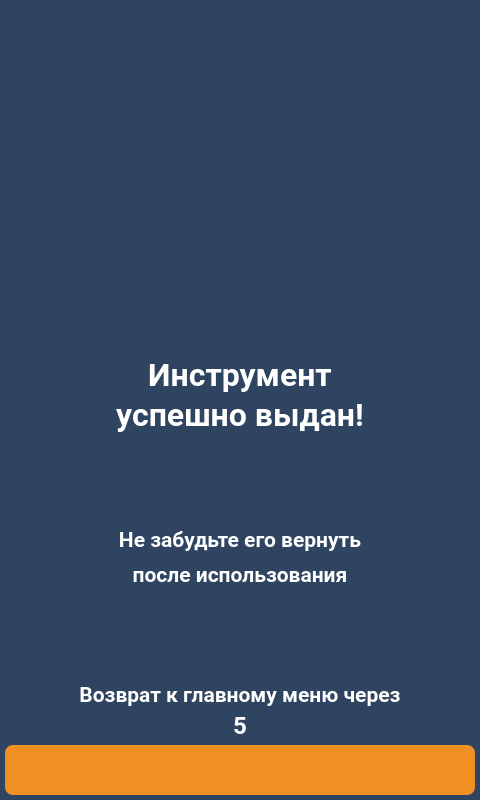
<?xml version="1.0" encoding="UTF-8"?>
<ui version="4.0">
 <class>screen_11_tool_issued</class>
 <widget class="QWidget" name="screen_11_tool_issued">
  <property name="geometry">
   <rect>
    <x>0</x>
    <y>0</y>
    <width>480</width>
    <height>800</height>
   </rect>
  </property>
  <property name="windowTitle">
   <string>screen_11_tool_issued</string>
  </property>
  <property name="styleSheet">
   <string notr="true">QWidget{
	background-color: #2e4461;
}
QLabel {
	background: none;
	color: #FFFFFF;
	border-width: 0px;
	border-radius: 0px;
	font-family: &quot;Roboto&quot;, Sans-serif;
}
#background {
	color: #FFFFFF;
	background-color: #2e4461;
	border-width: 2px;
	border-style: groove;
	border-color: #ff9923;
	border-radius: 0px;
	font-family: &quot;Roboto&quot;, Sans-serif;
}
QPushButton {
	color: #FFFFFF;
	background-color: #f09022;
	border-width: 0px;
	border-style: outset;
	border-color: #EAA657;
	border-radius: 8px;
	font-weight: 600;
    font-size: 25px;
	font-family: &quot;Roboto&quot;, Sans-serif;
}</string>
  </property>
  <widget class="QLabel" name="lbl_info_1">
   <property name="geometry">
    <rect>
     <x>0</x>
     <y>350</y>
     <width>480</width>
     <height>50</height>
    </rect>
   </property>
   <property name="palette">
    <palette>
     <active>
      <colorrole role="WindowText">
       <brush brushstyle="SolidPattern">
        <color alpha="255">
         <red>255</red>
         <green>255</green>
         <blue>255</blue>
        </color>
       </brush>
      </colorrole>
      <colorrole role="Button">
       <brush brushstyle="SolidPattern">
        <color alpha="255">
         <red>26</red>
         <green>71</green>
         <blue>137</blue>
        </color>
       </brush>
      </colorrole>
      <colorrole role="Text">
       <brush brushstyle="SolidPattern">
        <color alpha="255">
         <red>255</red>
         <green>255</green>
         <blue>255</blue>
        </color>
       </brush>
      </colorrole>
      <colorrole role="ButtonText">
       <brush brushstyle="SolidPattern">
        <color alpha="255">
         <red>255</red>
         <green>255</green>
         <blue>255</blue>
        </color>
       </brush>
      </colorrole>
      <colorrole role="Base">
       <brush brushstyle="SolidPattern">
        <color alpha="255">
         <red>26</red>
         <green>71</green>
         <blue>137</blue>
        </color>
       </brush>
      </colorrole>
      <colorrole role="Window">
       <brush brushstyle="SolidPattern">
        <color alpha="255">
         <red>26</red>
         <green>71</green>
         <blue>137</blue>
        </color>
       </brush>
      </colorrole>
      <colorrole role="PlaceholderText">
       <brush brushstyle="NoBrush">
        <color alpha="128">
         <red>255</red>
         <green>255</green>
         <blue>255</blue>
        </color>
       </brush>
      </colorrole>
     </active>
     <inactive>
      <colorrole role="WindowText">
       <brush brushstyle="SolidPattern">
        <color alpha="255">
         <red>255</red>
         <green>255</green>
         <blue>255</blue>
        </color>
       </brush>
      </colorrole>
      <colorrole role="Button">
       <brush brushstyle="SolidPattern">
        <color alpha="255">
         <red>26</red>
         <green>71</green>
         <blue>137</blue>
        </color>
       </brush>
      </colorrole>
      <colorrole role="Text">
       <brush brushstyle="SolidPattern">
        <color alpha="255">
         <red>255</red>
         <green>255</green>
         <blue>255</blue>
        </color>
       </brush>
      </colorrole>
      <colorrole role="ButtonText">
       <brush brushstyle="SolidPattern">
        <color alpha="255">
         <red>255</red>
         <green>255</green>
         <blue>255</blue>
        </color>
       </brush>
      </colorrole>
      <colorrole role="Base">
       <brush brushstyle="SolidPattern">
        <color alpha="255">
         <red>26</red>
         <green>71</green>
         <blue>137</blue>
        </color>
       </brush>
      </colorrole>
      <colorrole role="Window">
       <brush brushstyle="SolidPattern">
        <color alpha="255">
         <red>26</red>
         <green>71</green>
         <blue>137</blue>
        </color>
       </brush>
      </colorrole>
      <colorrole role="PlaceholderText">
       <brush brushstyle="NoBrush">
        <color alpha="128">
         <red>255</red>
         <green>255</green>
         <blue>255</blue>
        </color>
       </brush>
      </colorrole>
     </inactive>
     <disabled>
      <colorrole role="WindowText">
       <brush brushstyle="SolidPattern">
        <color alpha="255">
         <red>255</red>
         <green>255</green>
         <blue>255</blue>
        </color>
       </brush>
      </colorrole>
      <colorrole role="Button">
       <brush brushstyle="SolidPattern">
        <color alpha="255">
         <red>26</red>
         <green>71</green>
         <blue>137</blue>
        </color>
       </brush>
      </colorrole>
      <colorrole role="Text">
       <brush brushstyle="SolidPattern">
        <color alpha="255">
         <red>255</red>
         <green>255</green>
         <blue>255</blue>
        </color>
       </brush>
      </colorrole>
      <colorrole role="ButtonText">
       <brush brushstyle="SolidPattern">
        <color alpha="255">
         <red>255</red>
         <green>255</green>
         <blue>255</blue>
        </color>
       </brush>
      </colorrole>
      <colorrole role="Base">
       <brush brushstyle="SolidPattern">
        <color alpha="255">
         <red>26</red>
         <green>71</green>
         <blue>137</blue>
        </color>
       </brush>
      </colorrole>
      <colorrole role="Window">
       <brush brushstyle="SolidPattern">
        <color alpha="255">
         <red>26</red>
         <green>71</green>
         <blue>137</blue>
        </color>
       </brush>
      </colorrole>
      <colorrole role="PlaceholderText">
       <brush brushstyle="NoBrush">
        <color alpha="128">
         <red>255</red>
         <green>255</green>
         <blue>255</blue>
        </color>
       </brush>
      </colorrole>
     </disabled>
    </palette>
   </property>
   <property name="font">
    <font>
     <family>Roboto</family>
     <pointsize>24</pointsize>
     <weight>75</weight>
     <bold>true</bold>
    </font>
   </property>
   <property name="text">
    <string>Инструмент</string>
   </property>
   <property name="alignment">
    <set>Qt::AlignCenter</set>
   </property>
  </widget>
  <widget class="QLabel" name="lbl_info_4">
   <property name="geometry">
    <rect>
     <x>0</x>
     <y>555</y>
     <width>480</width>
     <height>40</height>
    </rect>
   </property>
   <property name="palette">
    <palette>
     <active>
      <colorrole role="WindowText">
       <brush brushstyle="SolidPattern">
        <color alpha="255">
         <red>255</red>
         <green>255</green>
         <blue>255</blue>
        </color>
       </brush>
      </colorrole>
      <colorrole role="Button">
       <brush brushstyle="SolidPattern">
        <color alpha="255">
         <red>26</red>
         <green>71</green>
         <blue>137</blue>
        </color>
       </brush>
      </colorrole>
      <colorrole role="Text">
       <brush brushstyle="SolidPattern">
        <color alpha="255">
         <red>255</red>
         <green>255</green>
         <blue>255</blue>
        </color>
       </brush>
      </colorrole>
      <colorrole role="ButtonText">
       <brush brushstyle="SolidPattern">
        <color alpha="255">
         <red>255</red>
         <green>255</green>
         <blue>255</blue>
        </color>
       </brush>
      </colorrole>
      <colorrole role="Base">
       <brush brushstyle="SolidPattern">
        <color alpha="255">
         <red>26</red>
         <green>71</green>
         <blue>137</blue>
        </color>
       </brush>
      </colorrole>
      <colorrole role="Window">
       <brush brushstyle="SolidPattern">
        <color alpha="255">
         <red>26</red>
         <green>71</green>
         <blue>137</blue>
        </color>
       </brush>
      </colorrole>
      <colorrole role="PlaceholderText">
       <brush brushstyle="NoBrush">
        <color alpha="128">
         <red>255</red>
         <green>255</green>
         <blue>255</blue>
        </color>
       </brush>
      </colorrole>
     </active>
     <inactive>
      <colorrole role="WindowText">
       <brush brushstyle="SolidPattern">
        <color alpha="255">
         <red>255</red>
         <green>255</green>
         <blue>255</blue>
        </color>
       </brush>
      </colorrole>
      <colorrole role="Button">
       <brush brushstyle="SolidPattern">
        <color alpha="255">
         <red>26</red>
         <green>71</green>
         <blue>137</blue>
        </color>
       </brush>
      </colorrole>
      <colorrole role="Text">
       <brush brushstyle="SolidPattern">
        <color alpha="255">
         <red>255</red>
         <green>255</green>
         <blue>255</blue>
        </color>
       </brush>
      </colorrole>
      <colorrole role="ButtonText">
       <brush brushstyle="SolidPattern">
        <color alpha="255">
         <red>255</red>
         <green>255</green>
         <blue>255</blue>
        </color>
       </brush>
      </colorrole>
      <colorrole role="Base">
       <brush brushstyle="SolidPattern">
        <color alpha="255">
         <red>26</red>
         <green>71</green>
         <blue>137</blue>
        </color>
       </brush>
      </colorrole>
      <colorrole role="Window">
       <brush brushstyle="SolidPattern">
        <color alpha="255">
         <red>26</red>
         <green>71</green>
         <blue>137</blue>
        </color>
       </brush>
      </colorrole>
      <colorrole role="PlaceholderText">
       <brush brushstyle="NoBrush">
        <color alpha="128">
         <red>255</red>
         <green>255</green>
         <blue>255</blue>
        </color>
       </brush>
      </colorrole>
     </inactive>
     <disabled>
      <colorrole role="WindowText">
       <brush brushstyle="SolidPattern">
        <color alpha="255">
         <red>255</red>
         <green>255</green>
         <blue>255</blue>
        </color>
       </brush>
      </colorrole>
      <colorrole role="Button">
       <brush brushstyle="SolidPattern">
        <color alpha="255">
         <red>26</red>
         <green>71</green>
         <blue>137</blue>
        </color>
       </brush>
      </colorrole>
      <colorrole role="Text">
       <brush brushstyle="SolidPattern">
        <color alpha="255">
         <red>255</red>
         <green>255</green>
         <blue>255</blue>
        </color>
       </brush>
      </colorrole>
      <colorrole role="ButtonText">
       <brush brushstyle="SolidPattern">
        <color alpha="255">
         <red>255</red>
         <green>255</green>
         <blue>255</blue>
        </color>
       </brush>
      </colorrole>
      <colorrole role="Base">
       <brush brushstyle="SolidPattern">
        <color alpha="255">
         <red>26</red>
         <green>71</green>
         <blue>137</blue>
        </color>
       </brush>
      </colorrole>
      <colorrole role="Window">
       <brush brushstyle="SolidPattern">
        <color alpha="255">
         <red>26</red>
         <green>71</green>
         <blue>137</blue>
        </color>
       </brush>
      </colorrole>
      <colorrole role="PlaceholderText">
       <brush brushstyle="NoBrush">
        <color alpha="128">
         <red>255</red>
         <green>255</green>
         <blue>255</blue>
        </color>
       </brush>
      </colorrole>
     </disabled>
    </palette>
   </property>
   <property name="font">
    <font>
     <family>Roboto</family>
     <pointsize>16</pointsize>
     <weight>75</weight>
     <bold>true</bold>
    </font>
   </property>
   <property name="text">
    <string>после использования</string>
   </property>
   <property name="alignment">
    <set>Qt::AlignCenter</set>
   </property>
  </widget>
  <widget class="QLabel" name="lbl_timeout_back">
   <property name="geometry">
    <rect>
     <x>50</x>
     <y>710</y>
     <width>380</width>
     <height>30</height>
    </rect>
   </property>
   <property name="palette">
    <palette>
     <active>
      <colorrole role="WindowText">
       <brush brushstyle="SolidPattern">
        <color alpha="255">
         <red>255</red>
         <green>255</green>
         <blue>255</blue>
        </color>
       </brush>
      </colorrole>
      <colorrole role="Button">
       <brush brushstyle="SolidPattern">
        <color alpha="255">
         <red>26</red>
         <green>71</green>
         <blue>137</blue>
        </color>
       </brush>
      </colorrole>
      <colorrole role="Text">
       <brush brushstyle="SolidPattern">
        <color alpha="255">
         <red>255</red>
         <green>255</green>
         <blue>255</blue>
        </color>
       </brush>
      </colorrole>
      <colorrole role="ButtonText">
       <brush brushstyle="SolidPattern">
        <color alpha="255">
         <red>255</red>
         <green>255</green>
         <blue>255</blue>
        </color>
       </brush>
      </colorrole>
      <colorrole role="Base">
       <brush brushstyle="SolidPattern">
        <color alpha="255">
         <red>26</red>
         <green>71</green>
         <blue>137</blue>
        </color>
       </brush>
      </colorrole>
      <colorrole role="Window">
       <brush brushstyle="SolidPattern">
        <color alpha="255">
         <red>26</red>
         <green>71</green>
         <blue>137</blue>
        </color>
       </brush>
      </colorrole>
      <colorrole role="PlaceholderText">
       <brush brushstyle="NoBrush">
        <color alpha="128">
         <red>255</red>
         <green>255</green>
         <blue>255</blue>
        </color>
       </brush>
      </colorrole>
     </active>
     <inactive>
      <colorrole role="WindowText">
       <brush brushstyle="SolidPattern">
        <color alpha="255">
         <red>255</red>
         <green>255</green>
         <blue>255</blue>
        </color>
       </brush>
      </colorrole>
      <colorrole role="Button">
       <brush brushstyle="SolidPattern">
        <color alpha="255">
         <red>26</red>
         <green>71</green>
         <blue>137</blue>
        </color>
       </brush>
      </colorrole>
      <colorrole role="Text">
       <brush brushstyle="SolidPattern">
        <color alpha="255">
         <red>255</red>
         <green>255</green>
         <blue>255</blue>
        </color>
       </brush>
      </colorrole>
      <colorrole role="ButtonText">
       <brush brushstyle="SolidPattern">
        <color alpha="255">
         <red>255</red>
         <green>255</green>
         <blue>255</blue>
        </color>
       </brush>
      </colorrole>
      <colorrole role="Base">
       <brush brushstyle="SolidPattern">
        <color alpha="255">
         <red>26</red>
         <green>71</green>
         <blue>137</blue>
        </color>
       </brush>
      </colorrole>
      <colorrole role="Window">
       <brush brushstyle="SolidPattern">
        <color alpha="255">
         <red>26</red>
         <green>71</green>
         <blue>137</blue>
        </color>
       </brush>
      </colorrole>
      <colorrole role="PlaceholderText">
       <brush brushstyle="NoBrush">
        <color alpha="128">
         <red>255</red>
         <green>255</green>
         <blue>255</blue>
        </color>
       </brush>
      </colorrole>
     </inactive>
     <disabled>
      <colorrole role="WindowText">
       <brush brushstyle="SolidPattern">
        <color alpha="255">
         <red>255</red>
         <green>255</green>
         <blue>255</blue>
        </color>
       </brush>
      </colorrole>
      <colorrole role="Button">
       <brush brushstyle="SolidPattern">
        <color alpha="255">
         <red>26</red>
         <green>71</green>
         <blue>137</blue>
        </color>
       </brush>
      </colorrole>
      <colorrole role="Text">
       <brush brushstyle="SolidPattern">
        <color alpha="255">
         <red>255</red>
         <green>255</green>
         <blue>255</blue>
        </color>
       </brush>
      </colorrole>
      <colorrole role="ButtonText">
       <brush brushstyle="SolidPattern">
        <color alpha="255">
         <red>255</red>
         <green>255</green>
         <blue>255</blue>
        </color>
       </brush>
      </colorrole>
      <colorrole role="Base">
       <brush brushstyle="SolidPattern">
        <color alpha="255">
         <red>26</red>
         <green>71</green>
         <blue>137</blue>
        </color>
       </brush>
      </colorrole>
      <colorrole role="Window">
       <brush brushstyle="SolidPattern">
        <color alpha="255">
         <red>26</red>
         <green>71</green>
         <blue>137</blue>
        </color>
       </brush>
      </colorrole>
      <colorrole role="PlaceholderText">
       <brush brushstyle="NoBrush">
        <color alpha="128">
         <red>255</red>
         <green>255</green>
         <blue>255</blue>
        </color>
       </brush>
      </colorrole>
     </disabled>
    </palette>
   </property>
   <property name="font">
    <font>
     <family>Roboto</family>
     <pointsize>18</pointsize>
     <weight>75</weight>
     <bold>true</bold>
    </font>
   </property>
   <property name="text">
    <string>5</string>
   </property>
   <property name="alignment">
    <set>Qt::AlignCenter</set>
   </property>
  </widget>
  <widget class="QLabel" name="lbl_info_3">
   <property name="geometry">
    <rect>
     <x>0</x>
     <y>520</y>
     <width>480</width>
     <height>40</height>
    </rect>
   </property>
   <property name="palette">
    <palette>
     <active>
      <colorrole role="WindowText">
       <brush brushstyle="SolidPattern">
        <color alpha="255">
         <red>255</red>
         <green>255</green>
         <blue>255</blue>
        </color>
       </brush>
      </colorrole>
      <colorrole role="Button">
       <brush brushstyle="SolidPattern">
        <color alpha="255">
         <red>26</red>
         <green>71</green>
         <blue>137</blue>
        </color>
       </brush>
      </colorrole>
      <colorrole role="Text">
       <brush brushstyle="SolidPattern">
        <color alpha="255">
         <red>255</red>
         <green>255</green>
         <blue>255</blue>
        </color>
       </brush>
      </colorrole>
      <colorrole role="ButtonText">
       <brush brushstyle="SolidPattern">
        <color alpha="255">
         <red>255</red>
         <green>255</green>
         <blue>255</blue>
        </color>
       </brush>
      </colorrole>
      <colorrole role="Base">
       <brush brushstyle="SolidPattern">
        <color alpha="255">
         <red>26</red>
         <green>71</green>
         <blue>137</blue>
        </color>
       </brush>
      </colorrole>
      <colorrole role="Window">
       <brush brushstyle="SolidPattern">
        <color alpha="255">
         <red>26</red>
         <green>71</green>
         <blue>137</blue>
        </color>
       </brush>
      </colorrole>
      <colorrole role="PlaceholderText">
       <brush brushstyle="NoBrush">
        <color alpha="128">
         <red>255</red>
         <green>255</green>
         <blue>255</blue>
        </color>
       </brush>
      </colorrole>
     </active>
     <inactive>
      <colorrole role="WindowText">
       <brush brushstyle="SolidPattern">
        <color alpha="255">
         <red>255</red>
         <green>255</green>
         <blue>255</blue>
        </color>
       </brush>
      </colorrole>
      <colorrole role="Button">
       <brush brushstyle="SolidPattern">
        <color alpha="255">
         <red>26</red>
         <green>71</green>
         <blue>137</blue>
        </color>
       </brush>
      </colorrole>
      <colorrole role="Text">
       <brush brushstyle="SolidPattern">
        <color alpha="255">
         <red>255</red>
         <green>255</green>
         <blue>255</blue>
        </color>
       </brush>
      </colorrole>
      <colorrole role="ButtonText">
       <brush brushstyle="SolidPattern">
        <color alpha="255">
         <red>255</red>
         <green>255</green>
         <blue>255</blue>
        </color>
       </brush>
      </colorrole>
      <colorrole role="Base">
       <brush brushstyle="SolidPattern">
        <color alpha="255">
         <red>26</red>
         <green>71</green>
         <blue>137</blue>
        </color>
       </brush>
      </colorrole>
      <colorrole role="Window">
       <brush brushstyle="SolidPattern">
        <color alpha="255">
         <red>26</red>
         <green>71</green>
         <blue>137</blue>
        </color>
       </brush>
      </colorrole>
      <colorrole role="PlaceholderText">
       <brush brushstyle="NoBrush">
        <color alpha="128">
         <red>255</red>
         <green>255</green>
         <blue>255</blue>
        </color>
       </brush>
      </colorrole>
     </inactive>
     <disabled>
      <colorrole role="WindowText">
       <brush brushstyle="SolidPattern">
        <color alpha="255">
         <red>255</red>
         <green>255</green>
         <blue>255</blue>
        </color>
       </brush>
      </colorrole>
      <colorrole role="Button">
       <brush brushstyle="SolidPattern">
        <color alpha="255">
         <red>26</red>
         <green>71</green>
         <blue>137</blue>
        </color>
       </brush>
      </colorrole>
      <colorrole role="Text">
       <brush brushstyle="SolidPattern">
        <color alpha="255">
         <red>255</red>
         <green>255</green>
         <blue>255</blue>
        </color>
       </brush>
      </colorrole>
      <colorrole role="ButtonText">
       <brush brushstyle="SolidPattern">
        <color alpha="255">
         <red>255</red>
         <green>255</green>
         <blue>255</blue>
        </color>
       </brush>
      </colorrole>
      <colorrole role="Base">
       <brush brushstyle="SolidPattern">
        <color alpha="255">
         <red>26</red>
         <green>71</green>
         <blue>137</blue>
        </color>
       </brush>
      </colorrole>
      <colorrole role="Window">
       <brush brushstyle="SolidPattern">
        <color alpha="255">
         <red>26</red>
         <green>71</green>
         <blue>137</blue>
        </color>
       </brush>
      </colorrole>
      <colorrole role="PlaceholderText">
       <brush brushstyle="NoBrush">
        <color alpha="128">
         <red>255</red>
         <green>255</green>
         <blue>255</blue>
        </color>
       </brush>
      </colorrole>
     </disabled>
    </palette>
   </property>
   <property name="font">
    <font>
     <family>Roboto</family>
     <pointsize>16</pointsize>
     <weight>75</weight>
     <bold>true</bold>
    </font>
   </property>
   <property name="text">
    <string>Не забудьте его вернуть</string>
   </property>
   <property name="alignment">
    <set>Qt::AlignCenter</set>
   </property>
  </widget>
  <widget class="QLabel" name="lbl_info_2">
   <property name="geometry">
    <rect>
     <x>0</x>
     <y>390</y>
     <width>480</width>
     <height>50</height>
    </rect>
   </property>
   <property name="palette">
    <palette>
     <active>
      <colorrole role="WindowText">
       <brush brushstyle="SolidPattern">
        <color alpha="255">
         <red>255</red>
         <green>255</green>
         <blue>255</blue>
        </color>
       </brush>
      </colorrole>
      <colorrole role="Button">
       <brush brushstyle="SolidPattern">
        <color alpha="255">
         <red>26</red>
         <green>71</green>
         <blue>137</blue>
        </color>
       </brush>
      </colorrole>
      <colorrole role="Text">
       <brush brushstyle="SolidPattern">
        <color alpha="255">
         <red>255</red>
         <green>255</green>
         <blue>255</blue>
        </color>
       </brush>
      </colorrole>
      <colorrole role="ButtonText">
       <brush brushstyle="SolidPattern">
        <color alpha="255">
         <red>255</red>
         <green>255</green>
         <blue>255</blue>
        </color>
       </brush>
      </colorrole>
      <colorrole role="Base">
       <brush brushstyle="SolidPattern">
        <color alpha="255">
         <red>26</red>
         <green>71</green>
         <blue>137</blue>
        </color>
       </brush>
      </colorrole>
      <colorrole role="Window">
       <brush brushstyle="SolidPattern">
        <color alpha="255">
         <red>26</red>
         <green>71</green>
         <blue>137</blue>
        </color>
       </brush>
      </colorrole>
      <colorrole role="PlaceholderText">
       <brush brushstyle="NoBrush">
        <color alpha="128">
         <red>255</red>
         <green>255</green>
         <blue>255</blue>
        </color>
       </brush>
      </colorrole>
     </active>
     <inactive>
      <colorrole role="WindowText">
       <brush brushstyle="SolidPattern">
        <color alpha="255">
         <red>255</red>
         <green>255</green>
         <blue>255</blue>
        </color>
       </brush>
      </colorrole>
      <colorrole role="Button">
       <brush brushstyle="SolidPattern">
        <color alpha="255">
         <red>26</red>
         <green>71</green>
         <blue>137</blue>
        </color>
       </brush>
      </colorrole>
      <colorrole role="Text">
       <brush brushstyle="SolidPattern">
        <color alpha="255">
         <red>255</red>
         <green>255</green>
         <blue>255</blue>
        </color>
       </brush>
      </colorrole>
      <colorrole role="ButtonText">
       <brush brushstyle="SolidPattern">
        <color alpha="255">
         <red>255</red>
         <green>255</green>
         <blue>255</blue>
        </color>
       </brush>
      </colorrole>
      <colorrole role="Base">
       <brush brushstyle="SolidPattern">
        <color alpha="255">
         <red>26</red>
         <green>71</green>
         <blue>137</blue>
        </color>
       </brush>
      </colorrole>
      <colorrole role="Window">
       <brush brushstyle="SolidPattern">
        <color alpha="255">
         <red>26</red>
         <green>71</green>
         <blue>137</blue>
        </color>
       </brush>
      </colorrole>
      <colorrole role="PlaceholderText">
       <brush brushstyle="NoBrush">
        <color alpha="128">
         <red>255</red>
         <green>255</green>
         <blue>255</blue>
        </color>
       </brush>
      </colorrole>
     </inactive>
     <disabled>
      <colorrole role="WindowText">
       <brush brushstyle="SolidPattern">
        <color alpha="255">
         <red>255</red>
         <green>255</green>
         <blue>255</blue>
        </color>
       </brush>
      </colorrole>
      <colorrole role="Button">
       <brush brushstyle="SolidPattern">
        <color alpha="255">
         <red>26</red>
         <green>71</green>
         <blue>137</blue>
        </color>
       </brush>
      </colorrole>
      <colorrole role="Text">
       <brush brushstyle="SolidPattern">
        <color alpha="255">
         <red>255</red>
         <green>255</green>
         <blue>255</blue>
        </color>
       </brush>
      </colorrole>
      <colorrole role="ButtonText">
       <brush brushstyle="SolidPattern">
        <color alpha="255">
         <red>255</red>
         <green>255</green>
         <blue>255</blue>
        </color>
       </brush>
      </colorrole>
      <colorrole role="Base">
       <brush brushstyle="SolidPattern">
        <color alpha="255">
         <red>26</red>
         <green>71</green>
         <blue>137</blue>
        </color>
       </brush>
      </colorrole>
      <colorrole role="Window">
       <brush brushstyle="SolidPattern">
        <color alpha="255">
         <red>26</red>
         <green>71</green>
         <blue>137</blue>
        </color>
       </brush>
      </colorrole>
      <colorrole role="PlaceholderText">
       <brush brushstyle="NoBrush">
        <color alpha="128">
         <red>255</red>
         <green>255</green>
         <blue>255</blue>
        </color>
       </brush>
      </colorrole>
     </disabled>
    </palette>
   </property>
   <property name="font">
    <font>
     <family>Roboto</family>
     <pointsize>24</pointsize>
     <weight>75</weight>
     <bold>true</bold>
    </font>
   </property>
   <property name="text">
    <string>успешно выдан!</string>
   </property>
   <property name="alignment">
    <set>Qt::AlignCenter</set>
   </property>
  </widget>
  <widget class="QPushButton" name="btn_back">
   <property name="geometry">
    <rect>
     <x>5</x>
     <y>745</y>
     <width>470</width>
     <height>50</height>
    </rect>
   </property>
   <property name="palette">
    <palette>
     <active>
      <colorrole role="WindowText">
       <brush brushstyle="SolidPattern">
        <color alpha="255">
         <red>255</red>
         <green>255</green>
         <blue>255</blue>
        </color>
       </brush>
      </colorrole>
      <colorrole role="Button">
       <brush brushstyle="SolidPattern">
        <color alpha="255">
         <red>240</red>
         <green>144</green>
         <blue>34</blue>
        </color>
       </brush>
      </colorrole>
      <colorrole role="Text">
       <brush brushstyle="SolidPattern">
        <color alpha="255">
         <red>255</red>
         <green>255</green>
         <blue>255</blue>
        </color>
       </brush>
      </colorrole>
      <colorrole role="ButtonText">
       <brush brushstyle="SolidPattern">
        <color alpha="255">
         <red>255</red>
         <green>255</green>
         <blue>255</blue>
        </color>
       </brush>
      </colorrole>
      <colorrole role="Base">
       <brush brushstyle="SolidPattern">
        <color alpha="255">
         <red>240</red>
         <green>144</green>
         <blue>34</blue>
        </color>
       </brush>
      </colorrole>
      <colorrole role="Window">
       <brush brushstyle="SolidPattern">
        <color alpha="255">
         <red>240</red>
         <green>144</green>
         <blue>34</blue>
        </color>
       </brush>
      </colorrole>
      <colorrole role="PlaceholderText">
       <brush brushstyle="NoBrush">
        <color alpha="128">
         <red>255</red>
         <green>255</green>
         <blue>255</blue>
        </color>
       </brush>
      </colorrole>
     </active>
     <inactive>
      <colorrole role="WindowText">
       <brush brushstyle="SolidPattern">
        <color alpha="255">
         <red>255</red>
         <green>255</green>
         <blue>255</blue>
        </color>
       </brush>
      </colorrole>
      <colorrole role="Button">
       <brush brushstyle="SolidPattern">
        <color alpha="255">
         <red>240</red>
         <green>144</green>
         <blue>34</blue>
        </color>
       </brush>
      </colorrole>
      <colorrole role="Text">
       <brush brushstyle="SolidPattern">
        <color alpha="255">
         <red>255</red>
         <green>255</green>
         <blue>255</blue>
        </color>
       </brush>
      </colorrole>
      <colorrole role="ButtonText">
       <brush brushstyle="SolidPattern">
        <color alpha="255">
         <red>255</red>
         <green>255</green>
         <blue>255</blue>
        </color>
       </brush>
      </colorrole>
      <colorrole role="Base">
       <brush brushstyle="SolidPattern">
        <color alpha="255">
         <red>240</red>
         <green>144</green>
         <blue>34</blue>
        </color>
       </brush>
      </colorrole>
      <colorrole role="Window">
       <brush brushstyle="SolidPattern">
        <color alpha="255">
         <red>240</red>
         <green>144</green>
         <blue>34</blue>
        </color>
       </brush>
      </colorrole>
      <colorrole role="PlaceholderText">
       <brush brushstyle="NoBrush">
        <color alpha="128">
         <red>255</red>
         <green>255</green>
         <blue>255</blue>
        </color>
       </brush>
      </colorrole>
     </inactive>
     <disabled>
      <colorrole role="WindowText">
       <brush brushstyle="SolidPattern">
        <color alpha="255">
         <red>255</red>
         <green>255</green>
         <blue>255</blue>
        </color>
       </brush>
      </colorrole>
      <colorrole role="Button">
       <brush brushstyle="SolidPattern">
        <color alpha="255">
         <red>240</red>
         <green>144</green>
         <blue>34</blue>
        </color>
       </brush>
      </colorrole>
      <colorrole role="Text">
       <brush brushstyle="SolidPattern">
        <color alpha="255">
         <red>255</red>
         <green>255</green>
         <blue>255</blue>
        </color>
       </brush>
      </colorrole>
      <colorrole role="ButtonText">
       <brush brushstyle="SolidPattern">
        <color alpha="255">
         <red>255</red>
         <green>255</green>
         <blue>255</blue>
        </color>
       </brush>
      </colorrole>
      <colorrole role="Base">
       <brush brushstyle="SolidPattern">
        <color alpha="255">
         <red>240</red>
         <green>144</green>
         <blue>34</blue>
        </color>
       </brush>
      </colorrole>
      <colorrole role="Window">
       <brush brushstyle="SolidPattern">
        <color alpha="255">
         <red>240</red>
         <green>144</green>
         <blue>34</blue>
        </color>
       </brush>
      </colorrole>
      <colorrole role="PlaceholderText">
       <brush brushstyle="NoBrush">
        <color alpha="128">
         <red>255</red>
         <green>255</green>
         <blue>255</blue>
        </color>
       </brush>
      </colorrole>
     </disabled>
    </palette>
   </property>
   <property name="font">
    <font>
     <family>Roboto</family>
     <pointsize>-1</pointsize>
     <weight>75</weight>
     <bold>true</bold>
    </font>
   </property>
   <property name="contextMenuPolicy">
    <enum>Qt::DefaultContextMenu</enum>
   </property>
   <property name="layoutDirection">
    <enum>Qt::LeftToRight</enum>
   </property>
   <property name="text">
    <string/>
   </property>
   <property name="icon">
    <iconset resource="../img/resources.qrc">
     <normaloff>:/icons/back_white.png</normaloff>:/icons/back_white.png</iconset>
   </property>
   <property name="iconSize">
    <size>
     <width>51</width>
     <height>51</height>
    </size>
   </property>
  </widget>
  <widget class="QLabel" name="lbl_info_ico">
   <property name="geometry">
    <rect>
     <x>140</x>
     <y>80</y>
     <width>200</width>
     <height>200</height>
    </rect>
   </property>
   <property name="text">
    <string/>
   </property>
   <property name="pixmap">
    <pixmap resource="../img/resources.qrc">:/icons/ok.png</pixmap>
   </property>
   <property name="scaledContents">
    <bool>true</bool>
   </property>
  </widget>
  <widget class="QLabel" name="lbl_info_5">
   <property name="geometry">
    <rect>
     <x>50</x>
     <y>680</y>
     <width>380</width>
     <height>30</height>
    </rect>
   </property>
   <property name="palette">
    <palette>
     <active>
      <colorrole role="WindowText">
       <brush brushstyle="SolidPattern">
        <color alpha="255">
         <red>255</red>
         <green>255</green>
         <blue>255</blue>
        </color>
       </brush>
      </colorrole>
      <colorrole role="Button">
       <brush brushstyle="SolidPattern">
        <color alpha="255">
         <red>26</red>
         <green>71</green>
         <blue>137</blue>
        </color>
       </brush>
      </colorrole>
      <colorrole role="Text">
       <brush brushstyle="SolidPattern">
        <color alpha="255">
         <red>255</red>
         <green>255</green>
         <blue>255</blue>
        </color>
       </brush>
      </colorrole>
      <colorrole role="ButtonText">
       <brush brushstyle="SolidPattern">
        <color alpha="255">
         <red>255</red>
         <green>255</green>
         <blue>255</blue>
        </color>
       </brush>
      </colorrole>
      <colorrole role="Base">
       <brush brushstyle="SolidPattern">
        <color alpha="255">
         <red>26</red>
         <green>71</green>
         <blue>137</blue>
        </color>
       </brush>
      </colorrole>
      <colorrole role="Window">
       <brush brushstyle="SolidPattern">
        <color alpha="255">
         <red>26</red>
         <green>71</green>
         <blue>137</blue>
        </color>
       </brush>
      </colorrole>
      <colorrole role="PlaceholderText">
       <brush brushstyle="NoBrush">
        <color alpha="128">
         <red>255</red>
         <green>255</green>
         <blue>255</blue>
        </color>
       </brush>
      </colorrole>
     </active>
     <inactive>
      <colorrole role="WindowText">
       <brush brushstyle="SolidPattern">
        <color alpha="255">
         <red>255</red>
         <green>255</green>
         <blue>255</blue>
        </color>
       </brush>
      </colorrole>
      <colorrole role="Button">
       <brush brushstyle="SolidPattern">
        <color alpha="255">
         <red>26</red>
         <green>71</green>
         <blue>137</blue>
        </color>
       </brush>
      </colorrole>
      <colorrole role="Text">
       <brush brushstyle="SolidPattern">
        <color alpha="255">
         <red>255</red>
         <green>255</green>
         <blue>255</blue>
        </color>
       </brush>
      </colorrole>
      <colorrole role="ButtonText">
       <brush brushstyle="SolidPattern">
        <color alpha="255">
         <red>255</red>
         <green>255</green>
         <blue>255</blue>
        </color>
       </brush>
      </colorrole>
      <colorrole role="Base">
       <brush brushstyle="SolidPattern">
        <color alpha="255">
         <red>26</red>
         <green>71</green>
         <blue>137</blue>
        </color>
       </brush>
      </colorrole>
      <colorrole role="Window">
       <brush brushstyle="SolidPattern">
        <color alpha="255">
         <red>26</red>
         <green>71</green>
         <blue>137</blue>
        </color>
       </brush>
      </colorrole>
      <colorrole role="PlaceholderText">
       <brush brushstyle="NoBrush">
        <color alpha="128">
         <red>255</red>
         <green>255</green>
         <blue>255</blue>
        </color>
       </brush>
      </colorrole>
     </inactive>
     <disabled>
      <colorrole role="WindowText">
       <brush brushstyle="SolidPattern">
        <color alpha="255">
         <red>255</red>
         <green>255</green>
         <blue>255</blue>
        </color>
       </brush>
      </colorrole>
      <colorrole role="Button">
       <brush brushstyle="SolidPattern">
        <color alpha="255">
         <red>26</red>
         <green>71</green>
         <blue>137</blue>
        </color>
       </brush>
      </colorrole>
      <colorrole role="Text">
       <brush brushstyle="SolidPattern">
        <color alpha="255">
         <red>255</red>
         <green>255</green>
         <blue>255</blue>
        </color>
       </brush>
      </colorrole>
      <colorrole role="ButtonText">
       <brush brushstyle="SolidPattern">
        <color alpha="255">
         <red>255</red>
         <green>255</green>
         <blue>255</blue>
        </color>
       </brush>
      </colorrole>
      <colorrole role="Base">
       <brush brushstyle="SolidPattern">
        <color alpha="255">
         <red>26</red>
         <green>71</green>
         <blue>137</blue>
        </color>
       </brush>
      </colorrole>
      <colorrole role="Window">
       <brush brushstyle="SolidPattern">
        <color alpha="255">
         <red>26</red>
         <green>71</green>
         <blue>137</blue>
        </color>
       </brush>
      </colorrole>
      <colorrole role="PlaceholderText">
       <brush brushstyle="NoBrush">
        <color alpha="128">
         <red>255</red>
         <green>255</green>
         <blue>255</blue>
        </color>
       </brush>
      </colorrole>
     </disabled>
    </palette>
   </property>
   <property name="font">
    <font>
     <family>Roboto</family>
     <pointsize>16</pointsize>
     <weight>75</weight>
     <bold>true</bold>
    </font>
   </property>
   <property name="text">
    <string>Возврат к главному меню через</string>
   </property>
   <property name="alignment">
    <set>Qt::AlignCenter</set>
   </property>
  </widget>
 </widget>
 <resources>
  <include location="../img/resources.qrc"/>
 </resources>
 <connections/>
</ui>
